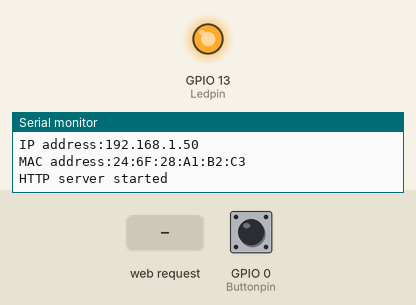
A program run on a simulated ESP8266 (NodeMCU). Shown: output pins drawn as LEDs (lit = HIGH), the last lines printed to the serial monitor. Dashed ring = blinking. The inputs (shaded band) are chosen by the test bench; at power-on: GPIO 0 (Buttonpin) HIGH. WiFi joins after 1.5 s; servers stay silent unless stated; network time is answered at once with the bench clock; the local clock reads 2024-03-15 10:24:30 at power-on unless the program sets it; storage starts empty; pins used as bus, display or sensor lines are not drawn.

Above: at 5.9 s.
6.0 s: GPIO 0 (Buttonpin) pulled LOW for 3.2 s
At 6.8 s:
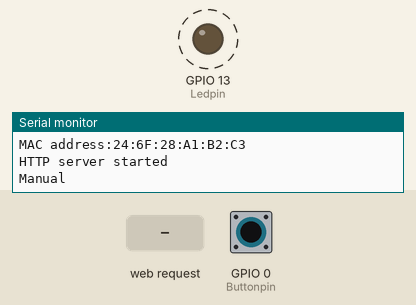
13.7 s: HTTP request GET /onBtn received
At 14.9 s:
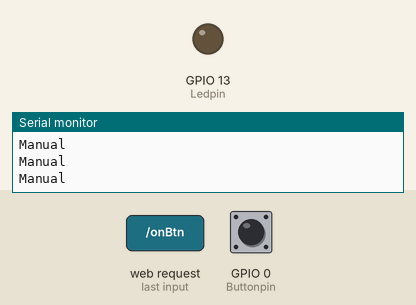
15.2 s: GPIO 0 (Buttonpin) pulled LOW for 0.15 s
At 16.2 s:
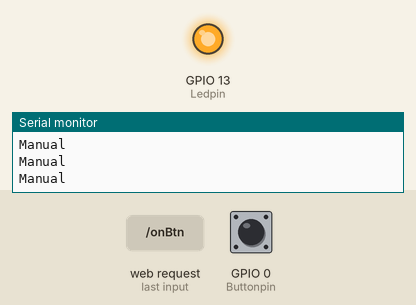
Timing chart, 0 to 17.8 s (numbered marks = the images above; inputs shaded):
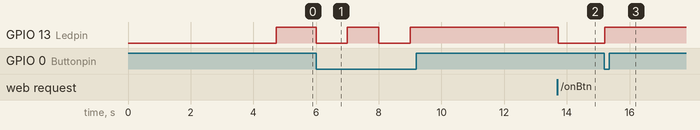

The program:

main.cpp
```cpp
#include <Arduino.h>
#include <ESP8266WiFi.h>
#include <DNSServer.h>
#include <ESPAsyncTCP.h>
#include <ESPAsyncWebServer.h>
#include <ESPAsyncWiFiManager.h>
#include <LittleFS.h>
#include <ESP8266WiFiMulti.h>
#define ESP_getChipId()   (ESP.getChipId())
#include <NTPClient.h>
#include <WiFiUdp.h>
//#include <ArduinoOTA.h>


WiFiUDP ntpUDP;
NTPClient timeClient(ntpUDP,"ua.pool.ntp.org",7200);

ESP8266WiFiMulti wifiMulti;

DNSServer dns;

AsyncWebServer server(80);

uint8_t Powerpin = 12;
uint8_t Buttonpin = 0;
uint8_t Ledpin = 13;
bool timer_mode=true;
String timer_mode_str="Enabled";
String power_mode_str="Enabled";
bool power_mode=false;

unsigned long now=millis();
unsigned long last=millis();
boolean connectioWasAlive = true;

String webPage_current="";
String webPageHead =R"V(
  <html><head>
  <link rel="stylesheet" href="picnic.min.css">
  <script src="/axios.min.js" defer></script>
  <script>
    function power(arg){
      if (arg)
        axios.get("/onBtn");
      else
        axios.get("/offBtn");

      updatehtml()
    };

    function settimer(arg){
      if (arg)
        axios.get("/timerOn");
      else
        axios.get("/timerOff");

      updatehtml()
    };

    setInterval(() => {
        updatehtml();
    }, "10000");

    function updatehtml(){

      axios.get("/status")
      .then(function (response) {
        document.getElementById('footer').innerHTML =response.data;
      })
      .catch(function (error) {
        if (error.response) {
           document.getElementById('footer').innerHTML =error.response.data
          console.log(error.response.data);
          console.log(error.response.status);
          console.log(error.response.headers);
        } else if (error.request) {
          console.log(error.request);
        } else {
          document.getElementById('footer').innerHTML ='Error !';
          console.log('Error', error.message);
        }
          console.log(error.config);
        });
      }
  </script>
  </head>
  <body style="margin: 0.5em;">
  <h3>Itkafe relay with timer 24.10.2022</h3>
  <a href="#" onclick="power(true);">
  <button style="margin:0.1em;width:100%;background-color: green;height: 10vh;font-size:5vh">ON</button>
  </a>
  <a href="#" onclick="power(false);">
  <button style="margin:0.1em;width:100%;background-color: red;height: 10vh;font-size:5vh">OFF</button>
  </a>

)V";

String webPage =webPageHead+R"V(
<p> <a href="#" onclick="settimer(true);"><button>Timer ON</button></a>&nbsp;<a href="#"  onclick="settimer(false);"><button>Timer OFF</button></a> <BR>
<!-- <p> <a href="#" onclick="power(true);"><button>ON</button></a>&nbsp;<a href="#" onclick="power(false);"><button>OFF</button></a></p> -->
<div id='footer'>
)V";

void notFound(AsyncWebServerRequest *request) {
    request->send(404, "text/plain", "Not found");
};

// void (){
// 	if (timer_mode) return "Enabled";
// 	else return "Disabled";
// };
String pageFooter(){
  return "<div id='mode'>"+power_mode_str+"<br>"+timer_mode_str+"</div><div id='curr_time'>"+timeClient.getFormattedTime()+"</div></div>";
}

void update_str()
{
  if (power_mode)
    power_mode_str="Relay on";
  else
    power_mode_str="Relay off";

  if (timer_mode)
    timer_mode_str="Timer mode on";
  else
  {
      timer_mode_str="Timer mode off";
  }
    webPage_current=webPage+pageFooter();
}

void relay(bool state){
	if (state){
	    digitalWrite(Powerpin, HIGH);
      digitalWrite(Ledpin, LOW);
      power_mode=true;
	}
	else{
      digitalWrite(Ledpin, HIGH);
      digitalWrite(Powerpin, LOW);
      power_mode=false;
	}
  update_str();
}

void timer_mode_change(bool state){
	if (state){
      Serial.println("Timer on");
      timer_mode=true;
	}
	else{
      Serial.println("Timer off");
      timer_mode=false;
	}
  update_str();
}

void setup() {
  pinMode(Buttonpin, INPUT);
  pinMode(Powerpin, OUTPUT);
  pinMode(Ledpin, OUTPUT);
  digitalWrite(Powerpin, LOW);

  WiFi.mode(WIFI_STA);
  AsyncWiFiManager wifiManager(&server,&dns);
  delay(1000);
  Serial.begin(115200);
  Serial.println("START2");

   if (LittleFS.begin()) {
     Serial.println("Filesystem mounted");
   }
   else {
     Serial.println("ERROR!!! Filesystem not mounted...");
   }

  wifiMulti.addAP("ITKAFE", "42itkafe42");
  wifiMulti.addAP("ItkafeOpen", "88888888");
  wifiMulti.addAP("Crio", "Crio6678Crio");

  uint8_t status;
  int i = 0;
  status = wifiMulti.run();
  #define WIFI_MULTI_1ST_CONNECT_WAITING_MS             2200L
  #define WIFI_MULTI_CONNECT_WAITING_MS                   500L
  delay(WIFI_MULTI_1ST_CONNECT_WAITING_MS);
  while ( ( i++ < 20 ) && ( status != WL_CONNECTED ) )
  {
    status = WiFi.status();
    if ( status == WL_CONNECTED )
      break;
    else{
        Serial.print("...");
      delay(WIFI_MULTI_CONNECT_WAITING_MS);
    }
  }

  if ( status == WL_CONNECTED )
  {
    Serial.println("WiFi connected after time: "+i);
    Serial.println("SSID:"+WiFi.SSID()+",RSSI="+WiFi.RSSI());
    Serial.println("Channel:"+WiFi.channel());
    Serial.println("IP address:"+WiFi.localIP().toString());
    Serial.println("MAC address:"+WiFi.macAddress());
  }
  else
  {
    Serial.println(F("WiFi not connected"));
    ESP.reset();
  }

    server.on("/", HTTP_GET, [](AsyncWebServerRequest *request){
        request->send(200, "text/html", webPage_current);
  });

  server.on("/timerOn", [](AsyncWebServerRequest *request){
    Serial.println("Timer ON command "+millis());
    timer_mode_change(true);
    request->send(200, "text/html","Last command: Timer ON");
  });

  server.on("/timerOff", [](AsyncWebServerRequest *request){
    Serial.println("Timer OFF command "+millis());
    timer_mode_change(false);
    request->send(200, "text/html","Last command: Timer OFF");
  });

  server.on("/onBtn", [](AsyncWebServerRequest *request){
	  relay(true);
    Serial.println("Timer ON command "+millis());
    request->send(200, "text/html","Last command: Button ON");
  });

  server.on("/offBtn", [](AsyncWebServerRequest *request){
	  relay(false);
    Serial.println("Timer OFF command "+millis());
    request->send(200, "text/html","Last command: Button OFF");
  });

  server.on("/rssi", HTTP_GET, [](AsyncWebServerRequest *request){
        request->send(200, "text/html", ("SSID:"+WiFi.SSID()+",RSSI="+WiFi.RSSI()));
  });

  server.on("/chip", HTTP_GET, [](AsyncWebServerRequest *request){
         String chip = String( ESP_getChipId());
        request->send(200, "text/html",chip);
  });

  server.on("/mac", HTTP_GET, [](AsyncWebServerRequest *request){
        request->send(200, "text/html", WiFi.macAddress());
    });

  server.on("/axios.min.js", HTTP_GET, [](AsyncWebServerRequest *request){
    AsyncWebServerResponse *response = request->beginResponse(LittleFS, "/axios.min.js", "text/css");
    response->addHeader("Cache-Control","immutable");
    request->send(response);
  });
  server.on("/picnic.min.css", HTTP_GET, [](AsyncWebServerRequest *request){
    AsyncWebServerResponse *response = request->beginResponse(LittleFS, "/picnic.min.css", "text/css");
    response->addHeader("Cache-Control","immutable");
    request->send(response);
  });
 server.on("/free", HTTP_GET, [](AsyncWebServerRequest *request){
        request->send(200, "text/html", String(ESP.getFreeSketchSpace()));
    });

     server.on("/status", HTTP_GET, [](AsyncWebServerRequest *request){
        request->send(200, "text/html", pageFooter());
    });
  server.onNotFound(notFound);
  server.begin();
  Serial.println("HTTP server started");
  timeClient.begin();
  relay(false);
}

void loop() {
  wifiMulti.run();
  update_str();
  now=millis();
  if (digitalRead(Buttonpin)==0){
    Serial.println("Manual");
    //timer_mode_change(false);
    relay(!power_mode);
    delay(1000);
  }

  if ((now-last)>10000){
	  last=millis();
	  timeClient.update();
	  //Serial.println(timeClient.getFormattedTime());
	  if (timer_mode){
      if (timeClient.getMinutes()==0){
			  relay(false);
      }

      // 		   if (timeClient.getHours()>7 and timeClient.getHours()<21)
			//   relay(true);
		  //  else
      // 			  relay(false);

	  }
  }
}
```

Measured:
- after the input at 6.0 s, GPIO 13 (Ledpin): alternates HIGH for 1.0 s and LOW for 1.0 s, 4 changes in all, then stays HIGH, starting at once
- after the input at 13.7 s, GPIO 13 (Ledpin): HIGH → LOW at once
- after the input at 15.2 s, GPIO 13 (Ledpin): LOW → HIGH at once
